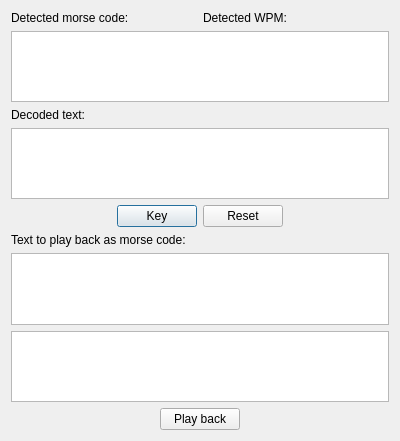
<?xml version="1.0" encoding="UTF-8"?>
<ui version="4.0">
 <class>Dialog</class>
 <widget class="QDialog" name="Dialog">
  <property name="geometry">
   <rect>
    <x>0</x>
    <y>0</y>
    <width>400</width>
    <height>441</height>
   </rect>
  </property>
  <property name="windowTitle">
   <string>Morse Decoder</string>
  </property>
  <layout class="QVBoxLayout" name="verticalLayout_2">
   <item>
    <layout class="QHBoxLayout" name="horizontalLayout_2">
     <item>
      <widget class="QLabel" name="label">
       <property name="text">
        <string>Detected morse code:</string>
       </property>
      </widget>
     </item>
     <item>
      <widget class="QLabel" name="wpmLabel">
       <property name="text">
        <string>Detected WPM:</string>
       </property>
      </widget>
     </item>
    </layout>
   </item>
   <item>
    <widget class="QPlainTextEdit" name="morseText"/>
   </item>
   <item>
    <widget class="QLabel" name="label_2">
     <property name="text">
      <string>Decoded text:</string>
     </property>
    </widget>
   </item>
   <item>
    <widget class="QPlainTextEdit" name="decodedText"/>
   </item>
   <item>
    <layout class="QHBoxLayout" name="horizontalLayout">
     <item>
      <spacer name="horizontalSpacer">
       <property name="orientation">
        <enum>Qt::Horizontal</enum>
       </property>
       <property name="sizeHint" stdset="0">
        <size>
         <width>40</width>
         <height>20</height>
        </size>
       </property>
      </spacer>
     </item>
     <item>
      <widget class="QPushButton" name="pushButtonKey">
       <property name="text">
        <string>Key</string>
       </property>
      </widget>
     </item>
     <item>
      <widget class="QPushButton" name="pushButton">
       <property name="minimumSize">
        <size>
         <width>0</width>
         <height>0</height>
        </size>
       </property>
       <property name="baseSize">
        <size>
         <width>0</width>
         <height>0</height>
        </size>
       </property>
       <property name="text">
        <string>Reset</string>
       </property>
      </widget>
     </item>
     <item>
      <spacer name="horizontalSpacer_2">
       <property name="orientation">
        <enum>Qt::Horizontal</enum>
       </property>
       <property name="sizeHint" stdset="0">
        <size>
         <width>40</width>
         <height>20</height>
        </size>
       </property>
      </spacer>
     </item>
    </layout>
   </item>
   <item>
    <widget class="QLabel" name="label_3">
     <property name="text">
      <string>Text to play back as morse code:</string>
     </property>
    </widget>
   </item>
   <item>
    <widget class="QTextEdit" name="textForPlayback"/>
   </item>
   <item>
    <widget class="QTextEdit" name="codedText"/>
   </item>
   <item>
    <layout class="QHBoxLayout" name="horizontalLayout_3">
     <item>
      <spacer name="horizontalSpacer_3">
       <property name="orientation">
        <enum>Qt::Horizontal</enum>
       </property>
       <property name="sizeHint" stdset="0">
        <size>
         <width>40</width>
         <height>20</height>
        </size>
       </property>
      </spacer>
     </item>
     <item>
      <widget class="QPushButton" name="pushButtonPlay">
       <property name="text">
        <string>Play back</string>
       </property>
      </widget>
     </item>
     <item>
      <spacer name="horizontalSpacer_4">
       <property name="orientation">
        <enum>Qt::Horizontal</enum>
       </property>
       <property name="sizeHint" stdset="0">
        <size>
         <width>40</width>
         <height>20</height>
        </size>
       </property>
      </spacer>
     </item>
    </layout>
   </item>
  </layout>
 </widget>
 <layoutdefault spacing="6" margin="11"/>
 <resources/>
 <connections>
  <connection>
   <sender>pushButton</sender>
   <signal>clicked()</signal>
   <receiver>Dialog</receiver>
   <slot>onListen()</slot>
   <hints>
    <hint type="sourcelabel">
     <x>193</x>
     <y>279</y>
    </hint>
    <hint type="destinationlabel">
     <x>377</x>
     <y>285</y>
    </hint>
   </hints>
  </connection>
  <connection>
   <sender>pushButtonKey</sender>
   <signal>pressed()</signal>
   <receiver>Dialog</receiver>
   <slot>onKeydown()</slot>
   <hints>
    <hint type="sourcelabel">
     <x>124</x>
     <y>274</y>
    </hint>
    <hint type="destinationlabel">
     <x>32</x>
     <y>288</y>
    </hint>
   </hints>
  </connection>
  <connection>
   <sender>pushButtonKey</sender>
   <signal>released()</signal>
   <receiver>Dialog</receiver>
   <slot>onKeyup()</slot>
   <hints>
    <hint type="sourcelabel">
     <x>102</x>
     <y>274</y>
    </hint>
    <hint type="destinationlabel">
     <x>49</x>
     <y>274</y>
    </hint>
   </hints>
  </connection>
 </connections>
 <slots>
  <slot>onListen()</slot>
  <slot>onKeydown()</slot>
  <slot>onKeyup()</slot>
 </slots>
</ui>
